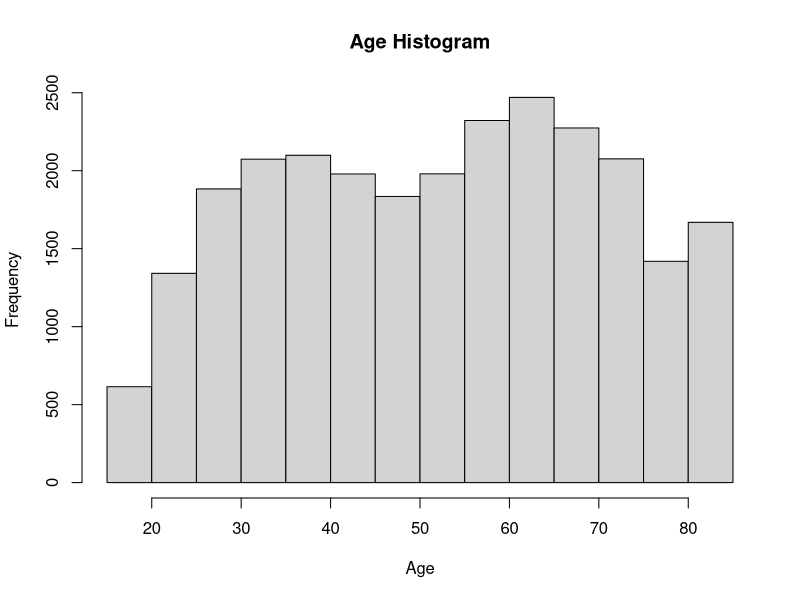
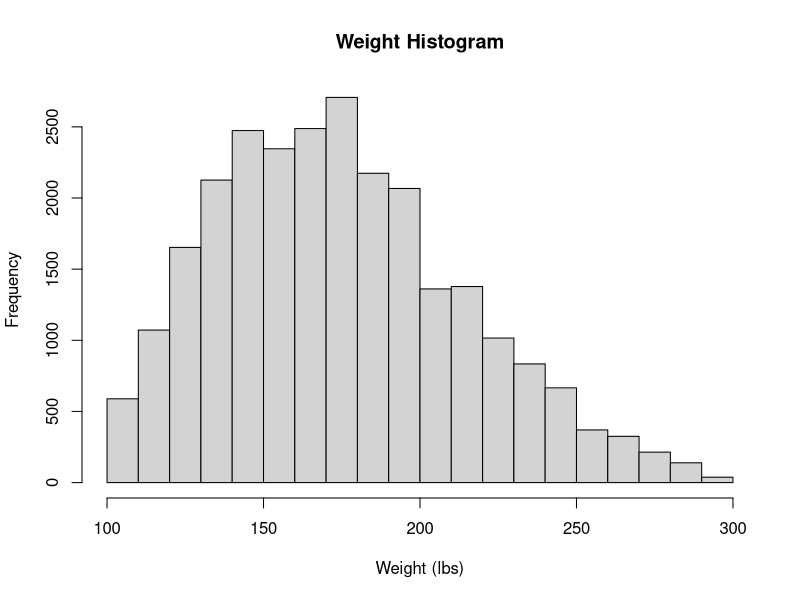
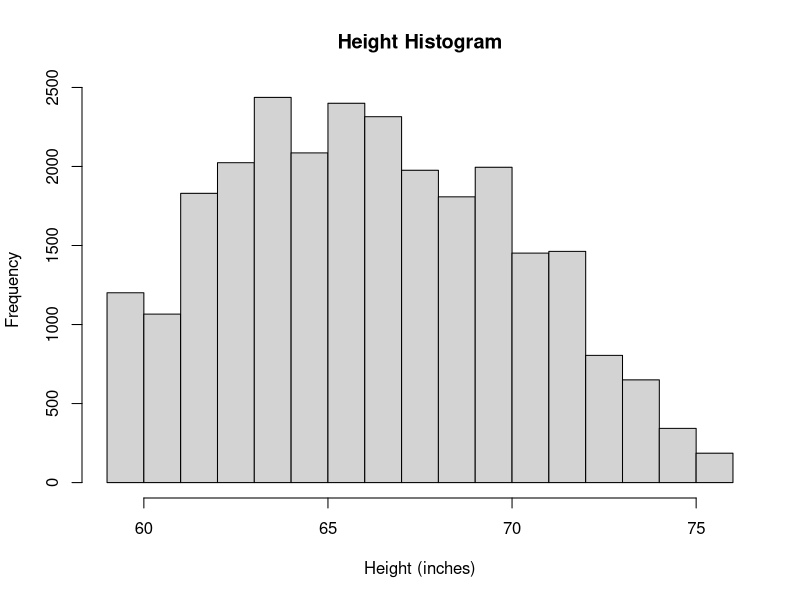
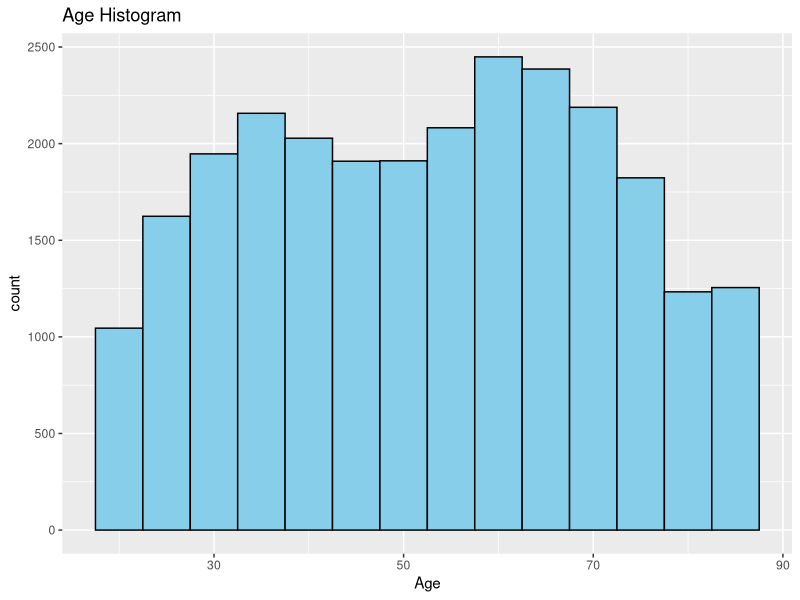
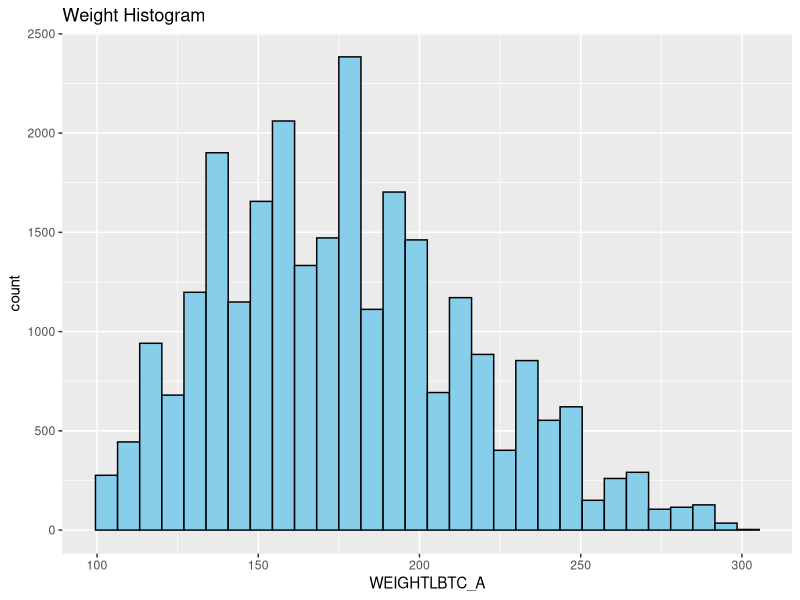
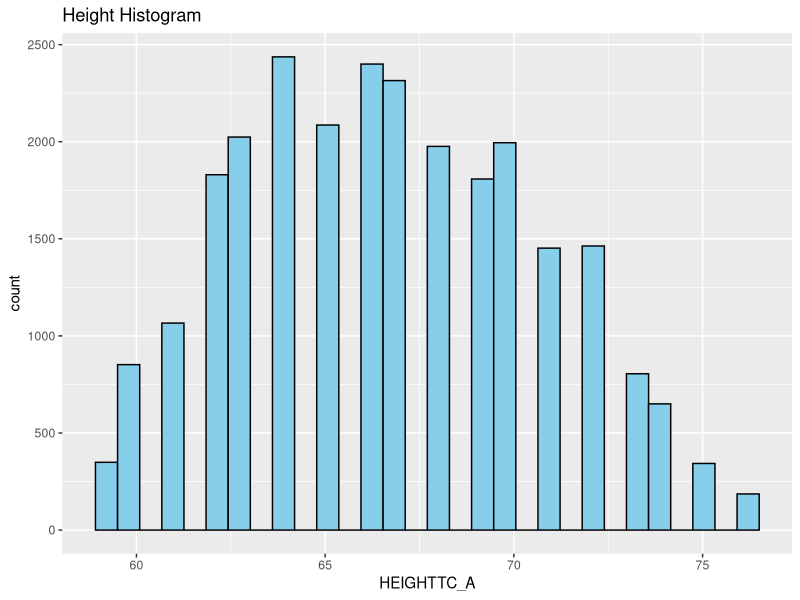
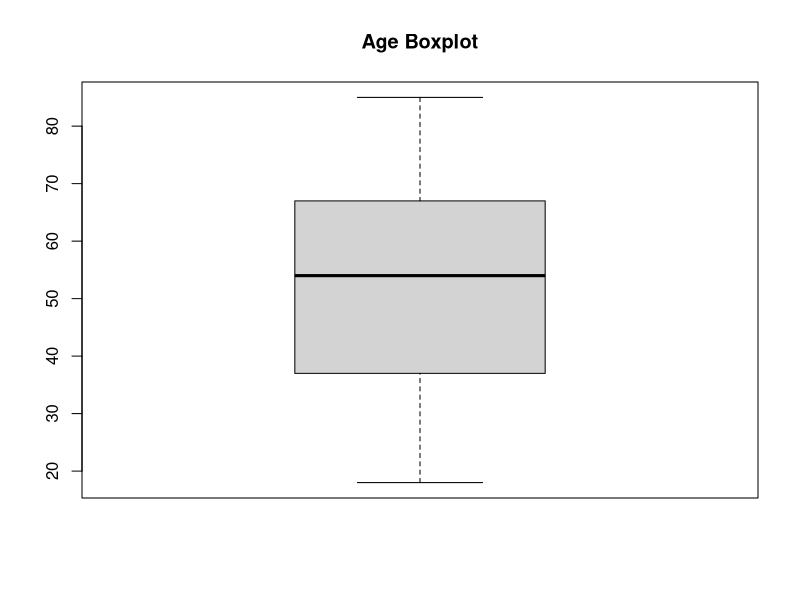
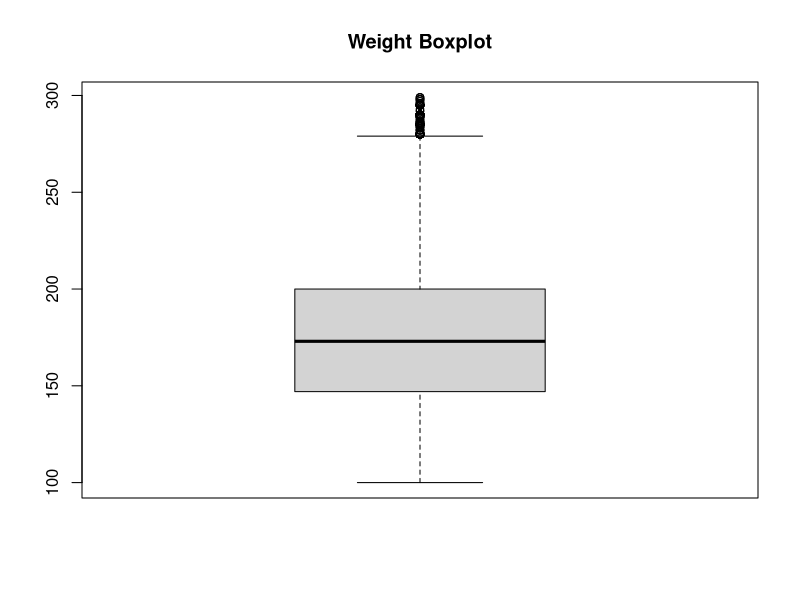

Generate these figures, in order, with R:
## ---- chunk 1
knitr::opts_chunk$set(echo = TRUE)
## ---- chunk 2
library(readr)#loading package
library(tidyverse)#loading package
setwd("/Users/lesleythompson/Desktop/Pubh 422/NHIS2021_Group3/Data")#set working directory within files on my computer
NHIS_2021 <- read.csv("NHIS _Data_2021.csv", header = TRUE) #load hints dataset
View(NHIS_2021)#look at whole data set
str(NHIS_2021)#gives data structure
head(NHIS_2021)#print first 6 rows of data
summary(NHIS_2021)# gives summary of data
## ---- chunk 3
attach(NHIS_2021)
subNHIS <- NHIS_2021 %>% 
  select(AGEP_A, WEIGHTLBTC_A, HEIGHTTC_A, SEX_A, HISPALLP_A, EDUCP_A, PHSTAT_A, LSATIS4R_A)
#allows us to select only the variables required for analysis, helps prevent the removal of more participants than necessary
View(subNHIS)#making sure only the selected variables show up
sum(is.na(subNHIS))
#missing values in the code book are 97-99,7, 9, and 996-999 depending on the variable, excluded below by only including values outside of missing
NHIS_omit <- subNHIS[c(AGEP_A <97 & WEIGHTLBTC_A <996 & HEIGHTTC_A <96 & SEX_A <3 & HISPALLP_A <8 & EDUCP_A <11 & PHSTAT_A <6 & LSATIS4R_A <5),]
#Checking to make sure missing values have been ommitted
summary(NHIS_omit)
#seeing how much data was removed from the dataset
str(NHIS_omit)
#creating new levels from 1-4 based on the codebook by excluding all values not in that section
NHIS_omit$EDUCP_A[NHIS_omit$EDUCP_A >=0 & NHIS_omit$EDUCP_A <=3] = 1
NHIS_omit$EDUCP_A[NHIS_omit$EDUCP_A == 4] = 2
NHIS_omit$EDUCP_A[NHIS_omit$EDUCP_A >=5 & NHIS_omit$EDUCP_A <=7] = 3
NHIS_omit$EDUCP_A[NHIS_omit$EDUCP_A >=8 & NHIS_omit$EDUCP_A <=10] = 4
#making sure the new levels are working
summary(NHIS_omit$EDUCP_A)
#adding the labels to the new levels for education using the NHIS 2021 codebook
NHIS_2021_clean <- NHIS_omit %>%
  mutate(EDUCP_A = factor(EDUCP_A,
                          levels = c(1,2,3,4),
                          labels = c("less than High School","High School Graduate", "Some College Education","College Graduate or better")))
#Making sure data labels are showing up properly
summary(NHIS_2021_clean$EDUCP_A)
#making sure that education is now a factor variable with meaningful labels
str(NHIS_2021_clean$EDUCP_A)
View(NHIS_2021_clean)
#creating the cleaned .csv file for submission, with the help function
?write.csv
write.csv(NHIS_2021_clean, "nhis_clean.csv")
## ---- chunk 4
# Load required library for ggplot2
library(ggplot2)

# Check first few rows and column names
head(NHIS_2021_clean)
names(NHIS_2021_clean)

######DAY 3
#### Task 1
###Summary Statistics 

#Quantitative Variables

# 1. Age (AGEP_A)
cat("=== AGE (AGEP_A) ===\n")
summary(NHIS_2021_clean$AGEP_A)                     # Min, 1st Qu., Median, Mean, 3rd Qu., Max
cat("Mean:", mean(NHIS_2021_clean$AGEP_A, na.rm=TRUE), "\n")
cat("Median:", median(NHIS_2021_clean$AGEP_A, na.rm=TRUE), "\n")
cat("Standard Deviation:", sd(NHIS_2021_clean$AGEP_A, na.rm=TRUE), "\n\n")

# 2. Weight (WEIGHTLBTC_A)
cat("=== WEIGHT (WEIGHTLBTC_A) ===\n")
summary(NHIS_2021_clean$WEIGHTLBTC_A)
cat("Mean:", mean(NHIS_2021_clean$WEIGHTLBTC_A, na.rm=TRUE), "\n")
cat("Median:", median(NHIS_2021_clean$WEIGHTLBTC_A, na.rm=TRUE), "\n")
cat("Standard Deviation:", sd(NHIS_2021_clean$WEIGHTLBTC_A, na.rm=TRUE), "\n\n")

# 3. Height (HEIGHTTC_A)
cat("=== HEIGHT (HEIGHTTC_A) ===\n")
summary(NHIS_2021_clean$HEIGHTTC_A)
cat("Mean:", mean(NHIS_2021_clean$HEIGHTTC_A, na.rm=TRUE), "\n")
cat("Median:", median(NHIS_2021_clean$HEIGHTTC_A, na.rm=TRUE), "\n")
cat("Standard Deviation:", sd(NHIS_2021_clean$HEIGHTTC_A, na.rm=TRUE), "\n")




## ---- chunk 5
### Base R Histograms
hist(NHIS_2021_clean$AGEP_A, main="Age Histogram", xlab="Age")
hist(NHIS_2021_clean$WEIGHTLBTC_A, main="Weight Histogram", xlab="Weight (lbs)")
hist(NHIS_2021_clean$HEIGHTTC_A, main="Height Histogram", xlab="Height (inches)")


### ggplot2 Histograms 
ggplot(NHIS_2021_clean, aes(x=AGEP_A)) + geom_histogram(binwidth=5, fill="skyblue", color="black") + labs(title="Age Histogram", x="Age")
ggplot(NHIS_2021_clean, aes(x=WEIGHTLBTC_A)) + geom_histogram(fill="skyblue", color="black") + labs(title="Weight Histogram")
ggplot(NHIS_2021_clean, aes(x=HEIGHTTC_A)) + geom_histogram(fill="skyblue", color="black") + labs(title="Height Histogram")
## ---- chunk 6
#Boxplots Base R 
boxplot(NHIS_2021_clean$AGEP_A, main="Age Boxplot")
boxplot(NHIS_2021_clean$WEIGHTLBTC_A, main="Weight Boxplot")
boxplot(NHIS_2021_clean$HEIGHTTC_A, main="Height Boxplot")


#Boxplot ggplot2
ggplot(NHIS_2021_clean, aes(y=AGEP_A)) + geom_boxplot(fill="purple") + labs(title="Age Boxplot")
ggplot(NHIS_2021_clean, aes(y=WEIGHTLBTC_A)) + geom_boxplot(fill="purple") + labs(title="Weight Boxplot")
ggplot(NHIS_2021_clean, aes(y=HEIGHTTC_A)) + geom_boxplot(fill="purple") + labs(title="Height Boxplot")
## ---- chunk 7
table(NHIS_2021_clean$SEX_A)
table(NHIS_2021_clean$HISPALLP_A)
table(NHIS_2021_clean$EDUCP_A)
table(NHIS_2021_clean$PHSTAT_A)
table(NHIS_2021_clean$LSATIS4R_A)
## ---- chunk 8
## Base R Bar plots for qualitative variables 
barplot(table(NHIS_2021_clean$SEX_A), main="Sex", xlab="Category")
barplot(table(NHIS_2021_clean$HISPALLP_A), main="Race/Ethnicity", xlab="Category")
barplot(table(NHIS_2021_clean$EDUCP_A), main="Education", xlab="Category")
barplot(table(NHIS_2021_clean$PHSTAT_A), main="Health Status", xlab="Category")
barplot(table(NHIS_2021_clean$LSATIS4R_A), main="Life Satisfaction", xlab="Category")


##ggplot2 bar plots 
ggplot(NHIS_2021_clean, aes(x=SEX_A)) + geom_bar(fill="maroon") + labs(title="Sex")
ggplot(NHIS_2021_clean, aes(x=HISPALLP_A)) + geom_bar(fill="maroon") + labs(title="Race/Ethnicity")
ggplot(NHIS_2021_clean, aes(x=EDUCP_A)) + geom_bar(fill="maroon") + labs(title="Education")
ggplot(NHIS_2021_clean, aes(x=PHSTAT_A)) + geom_bar(fill="maroon") + labs(title="Health Status")
ggplot(NHIS_2021_clean, aes(x=LSATIS4R_A)) + geom_bar(fill="maroon") + labs(title="Life Satisfaction")
## ---- chunk 9
# Load libraries
library(ggplot2)

## 1A: AGE by SEX_A - Base R
boxplot(AGEP_A ~ SEX_A, data=NHIS_2021_clean,
        main="Age by Sex",
        xlab="Sex (1=Male, 2=Female)",
        ylab="Age",
        col=c("lightblue","lightgreen"))

# 1B: AGE by SEX_A ggplot2
ggplot(NHIS_2021_clean, aes(x=factor(SEX_A), y=AGEP_A, fill=factor(SEX_A))) +
  geom_boxplot() +
  labs(title="Age by Sex", x="Sex (1=Male, 2=Female)", y="Age") +
  scale_fill_manual(values=c("lightblue","lightgreen")) +
  theme_minimal()
## ---- chunk 10
# 1C Age by EDUCP_A Base R
boxplot(AGEP_A ~ EDUCP_A, data=NHIS_2021_clean,
        main="Age by Education",
        xlab="Education Level",
        ylab="Age",
        col="lightgreen",
        las=2)  

# 1D Age by EDUCP_A ggplot2
ggplot(NHIS_2021_clean, aes(x=factor(EDUCP_A), y=AGEP_A, fill=factor(EDUCP_A))) +
  geom_boxplot() +
  labs(title="Age by Education", x="Education Level", y="Age") +
  theme_minimal() +
  theme(axis.text.x = element_text(angle=45, hjust=1))
## ---- chunk 11
# Clustered bar chart ggplot2
ggplot(NHIS_2021_clean, aes(x=factor(PHSTAT_A), fill=factor(LSATIS4R_A))) +
  geom_bar(position="dodge") +
  labs(title="Life Satisfaction by General Health",
       x="General Health Status",
       y="Count",
       fill="Life Satisfaction") +
  theme_minimal()
## ---- chunk 12
# 3A: Height vs weight Base R version 
plot(NHIS_2021_clean$HEIGHTTC_A, NHIS_2021_clean$WEIGHTLBTC_A,
     main="Height vs Weight",
     xlab="Height (inches)",
     ylab="Weight (lbs)",
     col="orchid", pch=16)

# 3B Height vs weight ggplot2
ggplot(NHIS_2021_clean, aes(x=HEIGHTTC_A, y=WEIGHTLBTC_A)) +
  geom_point(color="blue") +
  labs(title="Height vs Weight", x="Height (inches)", y="Weight (lbs)") +
  theme_minimal()
## ---- chunk 13
# 3C Correlation coefficient
cor_value <- cor(NHIS_2021_clean$HEIGHTTC_A, NHIS_2021_clean$WEIGHTLBTC_A, use="complete.obs")
cat("Correlation coefficient (Height vs Weight):", cor_value, "\n")
## ---- chunk 14
# Load packages
library(ggplot2)
library(psych)

##### Task 1: Part 1 Enhancing Scatter Plot (Height vs Weight)
# Colored by SEX_A and faceted by EDUCP_A
ggplot(NHIS_2021_clean, aes(x = HEIGHTTC_A, y = WEIGHTLBTC_A, color = factor(SEX_A))) +
  geom_point(alpha = 0.7) +
  facet_wrap(~ EDUCP_A) +   
  labs(
    title = "Height vs Weight by Sex and Education Level",
    x = "Height (inches)",
    y = "Weight (lbs)",
    color = "Sex"
  ) +
  theme_minimal()
## ---- chunk 15
# Variables: Age, Weight, Height

vars_for_corr <- NHIS_2021_clean[, c("AGEP_A", "WEIGHTLBTC_A", "HEIGHTTC_A")]

# Psych package scatter matrix
pairs.panels(
  vars_for_corr,
  method = "pearson",      # method used 
  hist.col = "lightblue",  # color of histograms
  density = TRUE,         
  ellipses = TRUE          
)
